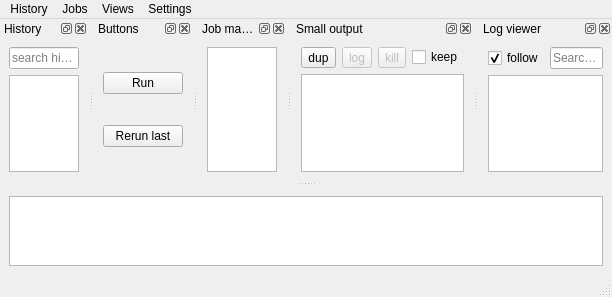
<?xml version="1.0" encoding="UTF-8"?>
<ui version="4.0">
 <class>noacli</class>
 <widget class="QMainWindow" name="noacli">
  <property name="geometry">
   <rect>
    <x>0</x>
    <y>0</y>
    <width>612</width>
    <height>297</height>
   </rect>
  </property>
  <property name="sizePolicy">
   <sizepolicy hsizetype="Expanding" vsizetype="Expanding">
    <horstretch>0</horstretch>
    <verstretch>0</verstretch>
   </sizepolicy>
  </property>
  <property name="windowTitle">
   <string>noacli</string>
  </property>
  <property name="dockNestingEnabled">
   <bool>true</bool>
  </property>
  <property name="dockOptions">
   <set>QMainWindow::AllowNestedDocks|QMainWindow::AllowTabbedDocks|QMainWindow::AnimatedDocks|QMainWindow::GroupedDragging</set>
  </property>
  <property name="unifiedTitleAndToolBarOnMac">
   <bool>true</bool>
  </property>
  <widget class="QWidget" name="centralwidget">
   <property name="sizePolicy">
    <sizepolicy hsizetype="Expanding" vsizetype="Expanding">
     <horstretch>0</horstretch>
     <verstretch>0</verstretch>
    </sizepolicy>
   </property>
   <layout class="QVBoxLayout" name="verticalLayout_3">
    <item>
     <widget class="commandEditor" name="commandEdit">
      <property name="sizePolicy">
       <sizepolicy hsizetype="Expanding" vsizetype="Expanding">
        <horstretch>0</horstretch>
        <verstretch>0</verstretch>
       </sizepolicy>
      </property>
     </widget>
    </item>
   </layout>
  </widget>
  <widget class="QMenuBar" name="menubar">
   <property name="geometry">
    <rect>
     <x>0</x>
     <y>0</y>
     <width>612</width>
     <height>16</height>
    </rect>
   </property>
   <widget class="QMenu" name="historyMenu">
    <property name="title">
     <string>History</string>
    </property>
    <addaction name="actionlastCommand"/>
    <addaction name="actionsave_history"/>
    <addaction name="separator"/>
   </widget>
   <widget class="QMenu" name="menuViews">
    <property name="title">
     <string>Views</string>
    </property>
    <addaction name="actionShowDocks"/>
    <addaction name="actionHideDocks"/>
    <addaction name="actionTabifyDocks"/>
    <addaction name="separator"/>
   </widget>
   <widget class="QMenu" name="menuJobs">
    <property name="title">
     <string>Jobs</string>
    </property>
   </widget>
   <widget class="QMenu" name="menuSettings">
    <property name="title">
     <string>Settings</string>
    </property>
    <addaction name="actionFavorites_editor"/>
    <addaction name="actionGsettings"/>
    <addaction name="actionEnvironment_Variables"/>
    <addaction name="actionHelp"/>
    <addaction name="separator"/>
    <addaction name="actionEditor_font"/>
    <addaction name="actionSync_settings"/>
    <addaction name="separator"/>
    <addaction name="actionGeoSave"/>
    <addaction name="actionGeoRestore"/>
    <addaction name="actionDeleteProfile"/>
   </widget>
   <addaction name="historyMenu"/>
   <addaction name="menuJobs"/>
   <addaction name="menuViews"/>
   <addaction name="menuSettings"/>
  </widget>
  <widget class="QStatusBar" name="statusbar"/>
  <widget class="myDock" name="history">
   <property name="enabled">
    <bool>true</bool>
   </property>
   <property name="sizePolicy">
    <sizepolicy hsizetype="Expanding" vsizetype="Expanding">
     <horstretch>1</horstretch>
     <verstretch>2</verstretch>
    </sizepolicy>
   </property>
   <property name="maximumSize">
    <size>
     <width>524287</width>
     <height>524287</height>
    </size>
   </property>
   <property name="floating">
    <bool>false</bool>
   </property>
   <property name="windowTitle">
    <string>History</string>
   </property>
   <attribute name="dockWidgetArea">
    <number>4</number>
   </attribute>
   <widget class="QWidget" name="dockWidgetContents">
    <property name="sizePolicy">
     <sizepolicy hsizetype="Expanding" vsizetype="Preferred">
      <horstretch>0</horstretch>
      <verstretch>0</verstretch>
     </sizepolicy>
    </property>
    <layout class="QVBoxLayout" name="verticalLayout_2">
     <item>
      <widget class="QLineEdit" name="historySearch">
       <property name="toolTip">
        <string>Filter history</string>
       </property>
       <property name="frame">
        <bool>true</bool>
       </property>
       <property name="placeholderText">
        <string>search history</string>
       </property>
       <property name="clearButtonEnabled">
        <bool>true</bool>
       </property>
      </widget>
     </item>
     <item>
      <widget class="historyView" name="historyView">
       <property name="sizePolicy">
        <sizepolicy hsizetype="Expanding" vsizetype="Expanding">
         <horstretch>0</horstretch>
         <verstretch>2</verstretch>
        </sizepolicy>
       </property>
       <property name="focusPolicy">
        <enum>Qt::StrongFocus</enum>
       </property>
       <property name="horizontalScrollBarPolicy">
        <enum>Qt::ScrollBarAsNeeded</enum>
       </property>
       <property name="sizeAdjustPolicy">
        <enum>QAbstractScrollArea::AdjustToContents</enum>
       </property>
       <property name="textElideMode">
        <enum>Qt::ElideMiddle</enum>
       </property>
       <property name="horizontalScrollMode">
        <enum>QAbstractItemView::ScrollPerPixel</enum>
       </property>
       <property name="sortingEnabled">
        <bool>true</bool>
       </property>
       <property name="cornerButtonEnabled">
        <bool>true</bool>
       </property>
       <attribute name="horizontalHeaderStretchLastSection">
        <bool>true</bool>
       </attribute>
      </widget>
     </item>
    </layout>
   </widget>
  </widget>
  <widget class="myDock" name="buttons">
   <property name="sizePolicy">
    <sizepolicy hsizetype="Expanding" vsizetype="Expanding">
     <horstretch>0</horstretch>
     <verstretch>0</verstretch>
    </sizepolicy>
   </property>
   <property name="minimumSize">
    <size>
     <width>98</width>
     <height>81</height>
    </size>
   </property>
   <property name="floating">
    <bool>false</bool>
   </property>
   <property name="features">
    <set>QDockWidget::AllDockWidgetFeatures</set>
   </property>
   <property name="windowTitle">
    <string>Buttons</string>
   </property>
   <attribute name="dockWidgetArea">
    <number>4</number>
   </attribute>
   <widget class="QWidget" name="buttonBox">
    <property name="sizePolicy">
     <sizepolicy hsizetype="Expanding" vsizetype="Expanding">
      <horstretch>0</horstretch>
      <verstretch>0</verstretch>
     </sizepolicy>
    </property>
    <layout class="QVBoxLayout" name="verticalLayout_5">
     <item>
      <widget class="QPushButton" name="runCurrent">
       <property name="sizePolicy">
        <sizepolicy hsizetype="Fixed" vsizetype="Fixed">
         <horstretch>0</horstretch>
         <verstretch>0</verstretch>
        </sizepolicy>
       </property>
       <property name="toolTip">
        <string>Run command currently being edited</string>
       </property>
       <property name="text">
        <string>Run</string>
       </property>
       <property name="autoDefault">
        <bool>false</bool>
       </property>
       <property name="default">
        <bool>false</bool>
       </property>
       <property name="flat">
        <bool>false</bool>
       </property>
      </widget>
     </item>
     <item>
      <widget class="QPushButton" name="rerunLast">
       <property name="sizePolicy">
        <sizepolicy hsizetype="Fixed" vsizetype="Fixed">
         <horstretch>0</horstretch>
         <verstretch>0</verstretch>
        </sizepolicy>
       </property>
       <property name="text">
        <string>Rerun last</string>
       </property>
      </widget>
     </item>
    </layout>
   </widget>
  </widget>
  <widget class="myDock" name="jobManager">
   <property name="sizePolicy">
    <sizepolicy hsizetype="Expanding" vsizetype="Expanding">
     <horstretch>0</horstretch>
     <verstretch>2</verstretch>
    </sizepolicy>
   </property>
   <property name="minimumSize">
    <size>
     <width>88</width>
     <height>107</height>
    </size>
   </property>
   <property name="windowTitle">
    <string>Job manager</string>
   </property>
   <attribute name="dockWidgetArea">
    <number>4</number>
   </attribute>
   <widget class="QWidget" name="dockWidgetContents_5">
    <layout class="QVBoxLayout" name="verticalLayout">
     <item>
      <widget class="QTableView" name="jobTableView">
       <property name="enabled">
        <bool>true</bool>
       </property>
       <property name="sizePolicy">
        <sizepolicy hsizetype="Expanding" vsizetype="Expanding">
         <horstretch>2</horstretch>
         <verstretch>2</verstretch>
        </sizepolicy>
       </property>
       <property name="focusPolicy">
        <enum>Qt::StrongFocus</enum>
       </property>
       <property name="sizeAdjustPolicy">
        <enum>QAbstractScrollArea::AdjustToContents</enum>
       </property>
       <property name="editTriggers">
        <set>QAbstractItemView::AnyKeyPressed|QAbstractItemView::DoubleClicked|QAbstractItemView::EditKeyPressed|QAbstractItemView::SelectedClicked</set>
       </property>
       <property name="textElideMode">
        <enum>Qt::ElideMiddle</enum>
       </property>
       <property name="sortingEnabled">
        <bool>false</bool>
       </property>
       <attribute name="horizontalHeaderShowSortIndicator" stdset="0">
        <bool>false</bool>
       </attribute>
       <attribute name="horizontalHeaderStretchLastSection">
        <bool>true</bool>
       </attribute>
      </widget>
     </item>
    </layout>
   </widget>
  </widget>
  <widget class="myDock" name="smallOutputDock">
   <property name="sizePolicy">
    <sizepolicy hsizetype="Expanding" vsizetype="Preferred">
     <horstretch>1</horstretch>
     <verstretch>1</verstretch>
    </sizepolicy>
   </property>
   <property name="windowTitle">
    <string>Small output</string>
   </property>
   <attribute name="dockWidgetArea">
    <number>4</number>
   </attribute>
   <widget class="QWidget" name="dockWidgetContents_3">
    <layout class="QVBoxLayout" name="verticalLayout_4">
     <item>
      <layout class="QHBoxLayout" name="horizontalLayout_2">
       <item>
        <widget class="QToolButton" name="dupOutput">
         <property name="sizePolicy">
          <sizepolicy hsizetype="Fixed" vsizetype="Fixed">
           <horstretch>0</horstretch>
           <verstretch>0</verstretch>
          </sizepolicy>
         </property>
         <property name="toolTip">
          <string>Copy output to a new window</string>
         </property>
         <property name="text">
          <string>dup</string>
         </property>
        </widget>
       </item>
       <item>
        <widget class="QToolButton" name="logOutputButton">
         <property name="enabled">
          <bool>false</bool>
         </property>
         <property name="text">
          <string>log</string>
         </property>
        </widget>
       </item>
       <item>
        <widget class="QToolButton" name="killButton">
         <property name="enabled">
          <bool>false</bool>
         </property>
         <property name="text">
          <string>kill</string>
         </property>
        </widget>
       </item>
       <item>
        <widget class="QCheckBox" name="keepOutput">
         <property name="toolTip">
          <string>Keep or (or clear) output between commands</string>
         </property>
         <property name="text">
          <string>keep</string>
         </property>
        </widget>
       </item>
      </layout>
     </item>
     <item>
      <widget class="smallOutput" name="smallOutputView">
       <property name="enabled">
        <bool>true</bool>
       </property>
       <property name="sizePolicy">
        <sizepolicy hsizetype="Expanding" vsizetype="Expanding">
         <horstretch>1</horstretch>
         <verstretch>1</verstretch>
        </sizepolicy>
       </property>
      </widget>
     </item>
    </layout>
   </widget>
  </widget>
  <widget class="myDock" name="logDock">
   <property name="sizePolicy">
    <sizepolicy hsizetype="Expanding" vsizetype="Preferred">
     <horstretch>1</horstretch>
     <verstretch>2</verstretch>
    </sizepolicy>
   </property>
   <property name="windowTitle">
    <string>Log viewer</string>
   </property>
   <attribute name="dockWidgetArea">
    <number>4</number>
   </attribute>
   <widget class="QWidget" name="dockWidgetContents_2">
    <layout class="QVBoxLayout" name="verticalLayout_6">
     <item>
      <layout class="QHBoxLayout" name="dockTools">
       <item>
        <widget class="QCheckBox" name="checkBox">
         <property name="text">
          <string>follow</string>
         </property>
         <property name="checked">
          <bool>true</bool>
         </property>
        </widget>
       </item>
       <item>
        <widget class="QLineEdit" name="logSearch">
         <property name="placeholderText">
          <string>Search log</string>
         </property>
         <property name="clearButtonEnabled">
          <bool>true</bool>
         </property>
        </widget>
       </item>
      </layout>
     </item>
     <item>
      <widget class="logOutput" name="logBrowser">
       <property name="sizePolicy">
        <sizepolicy hsizetype="Expanding" vsizetype="Expanding">
         <horstretch>0</horstretch>
         <verstretch>1</verstretch>
        </sizepolicy>
       </property>
      </widget>
     </item>
    </layout>
   </widget>
  </widget>
  <action name="actionHistory">
   <property name="checkable">
    <bool>true</bool>
   </property>
   <property name="text">
    <string>History</string>
   </property>
  </action>
  <action name="actionButton_box">
   <property name="checkable">
    <bool>true</bool>
   </property>
   <property name="text">
    <string>Button box</string>
   </property>
  </action>
  <action name="actionButton_editor">
   <property name="checkable">
    <bool>true</bool>
   </property>
   <property name="text">
    <string>Button editor</string>
   </property>
  </action>
  <action name="actionJob_manager">
   <property name="checkable">
    <bool>true</bool>
   </property>
   <property name="text">
    <string>Job manager</string>
   </property>
  </action>
  <action name="actionlastCommand">
   <property name="text">
    <string>last command</string>
   </property>
  </action>
  <action name="actionShowDocks">
   <property name="text">
    <string>Show all</string>
   </property>
  </action>
  <action name="actionHideDocks">
   <property name="text">
    <string>Hide all</string>
   </property>
  </action>
  <action name="actionsave_history">
   <property name="text">
    <string>Save history</string>
   </property>
  </action>
  <action name="actionGsettings">
   <property name="text">
    <string>General settings</string>
   </property>
  </action>
  <action name="actionFavorites_editor">
   <property name="text">
    <string>Favorites editor</string>
   </property>
  </action>
  <action name="actionGeoSave">
   <property name="text">
    <string>Save window Geometry</string>
   </property>
  </action>
  <action name="actionGeoRestore">
   <property name="text">
    <string>Restore window geometry</string>
   </property>
  </action>
  <action name="actionDeleteProfile">
   <property name="text">
    <string>Delete profile</string>
   </property>
  </action>
  <action name="actionSync_settings">
   <property name="text">
    <string>Sync settings</string>
   </property>
  </action>
  <action name="actionTabifyDocks">
   <property name="text">
    <string>Tabify all</string>
   </property>
  </action>
  <action name="actionEnvironment_Variables">
   <property name="text">
    <string>Environment Variables</string>
   </property>
  </action>
  <action name="actionEditor_font">
   <property name="text">
    <string>Editor font</string>
   </property>
  </action>
  <action name="actionHelp">
   <property name="text">
    <string>Help</string>
   </property>
  </action>
 </widget>
 <customwidgets>
  <customwidget>
   <class>commandEditor</class>
   <extends>QPlainTextEdit</extends>
   <header>noacli</header>
   <slots>
    <signal>command_to_run(QString,QModelIndex)</signal>
    <signal>newFavorite(QString)</signal>
    <signal>command_to_run(QString,QPersistentModelIndex)</signal>
    <slot>acceptHistory(QModelIndex)</slot>
   </slots>
  </customwidget>
  <customwidget>
   <class>historyView</class>
   <extends>QTableView</extends>
   <header>noacli</header>
   <slots>
    <signal>newFavorite(QString)</signal>
   </slots>
  </customwidget>
  <customwidget>
   <class>smallOutput</class>
   <extends>QTextBrowser</extends>
   <header>lib/smalloutput</header>
   <slots>
    <signal>sendToLog(PyQt_PyObject)</signal>
    <signal>buttonState(bool)</signal>
    <signal>gotNewLines(int)</signal>
    <slot>smallDup()</slot>
    <slot>smallKeepToggle(bool)</slot>
    <slot>smallKill()</slot>
    <slot>smallLog()</slot>
   </slots>
  </customwidget>
  <customwidget>
   <class>logOutput</class>
   <extends>QTextBrowser</extends>
   <header>lib/logoutput</header>
   <slots>
    <signal>gotNewLines(int)</signal>
    <slot>setFollowCheck(int)</slot>
    <slot>simpleFindNew(QString)</slot>
    <slot>simpleFind2()</slot>
    <slot>receiveJob(PyQt_PyObject)</slot>
    <slot>newLines(int)</slot>
   </slots>
  </customwidget>
  <customwidget>
   <class>myDock</class>
   <extends>QDockWidget</extends>
   <header>lib/mydock</header>
   <container>1</container>
   <slots>
    <slot>newLines(int)</slot>
   </slots>
  </customwidget>
 </customwidgets>
 <resources/>
 <connections>
  <connection>
   <sender>actionHideDocks</sender>
   <signal>triggered()</signal>
   <receiver>noacli</receiver>
   <slot>hideAllDocks()</slot>
   <hints>
    <hint type="sourcelabel">
     <x>-1</x>
     <y>-1</y>
    </hint>
    <hint type="destinationlabel">
     <x>429</x>
     <y>238</y>
    </hint>
   </hints>
  </connection>
  <connection>
   <sender>actionShowDocks</sender>
   <signal>triggered()</signal>
   <receiver>noacli</receiver>
   <slot>showAllDocks()</slot>
   <hints>
    <hint type="sourcelabel">
     <x>-1</x>
     <y>-1</y>
    </hint>
    <hint type="destinationlabel">
     <x>429</x>
     <y>238</y>
    </hint>
   </hints>
  </connection>
  <connection>
   <sender>historyView</sender>
   <signal>doubleClicked(QModelIndex)</signal>
   <receiver>commandEdit</receiver>
   <slot>acceptHistory(QModelIndex)</slot>
   <hints>
    <hint type="sourcelabel">
     <x>52</x>
     <y>93</y>
    </hint>
    <hint type="destinationlabel">
     <x>75</x>
     <y>235</y>
    </hint>
   </hints>
  </connection>
  <connection>
   <sender>runCurrent</sender>
   <signal>clicked()</signal>
   <receiver>commandEdit</receiver>
   <slot>runCommand()</slot>
   <hints>
    <hint type="sourcelabel">
     <x>182</x>
     <y>90</y>
    </hint>
    <hint type="destinationlabel">
     <x>198</x>
     <y>265</y>
    </hint>
   </hints>
  </connection>
  <connection>
   <sender>commandEdit</sender>
   <signal>command_to_run(QString,QPersistentModelIndex)</signal>
   <receiver>noacli</receiver>
   <slot>runCommand(QString,QPersistentModelIndex)</slot>
   <hints>
    <hint type="sourcelabel">
     <x>124</x>
     <y>200</y>
    </hint>
    <hint type="destinationlabel">
     <x>138</x>
     <y>243</y>
    </hint>
   </hints>
  </connection>
  <connection>
   <sender>rerunLast</sender>
   <signal>clicked()</signal>
   <receiver>noacli</receiver>
   <slot>runLastCommand()</slot>
   <hints>
    <hint type="sourcelabel">
     <x>158</x>
     <y>135</y>
    </hint>
    <hint type="destinationlabel">
     <x>160</x>
     <y>134</y>
    </hint>
   </hints>
  </connection>
  <connection>
   <sender>jobTableView</sender>
   <signal>doubleClicked(QModelIndex)</signal>
   <receiver>noacli</receiver>
   <slot>jobDoubleClicked(QModelIndex)</slot>
   <hints>
    <hint type="sourcelabel">
     <x>276</x>
     <y>119</y>
    </hint>
    <hint type="destinationlabel">
     <x>308</x>
     <y>117</y>
    </hint>
   </hints>
  </connection>
  <connection>
   <sender>actionsave_history</sender>
   <signal>triggered()</signal>
   <receiver>noacli</receiver>
   <slot>actionSaveHistory()</slot>
   <hints>
    <hint type="sourcelabel">
     <x>-1</x>
     <y>-1</y>
    </hint>
    <hint type="destinationlabel">
     <x>214</x>
     <y>133</y>
    </hint>
   </hints>
  </connection>
  <connection>
   <sender>actionlastCommand</sender>
   <signal>triggered()</signal>
   <receiver>noacli</receiver>
   <slot>runLastCommand()</slot>
   <hints>
    <hint type="sourcelabel">
     <x>-1</x>
     <y>-1</y>
    </hint>
    <hint type="destinationlabel">
     <x>214</x>
     <y>133</y>
    </hint>
   </hints>
  </connection>
  <connection>
   <sender>actionGsettings</sender>
   <signal>triggered()</signal>
   <receiver>noacli</receiver>
   <slot>actionGsettings()</slot>
   <hints>
    <hint type="sourcelabel">
     <x>-1</x>
     <y>-1</y>
    </hint>
    <hint type="destinationlabel">
     <x>214</x>
     <y>133</y>
    </hint>
   </hints>
  </connection>
  <connection>
   <sender>historyView</sender>
   <signal>newFavorite(QString)</signal>
   <receiver>noacli</receiver>
   <slot>addFavorite(QString)</slot>
   <hints>
    <hint type="sourcelabel">
     <x>37</x>
     <y>132</y>
    </hint>
    <hint type="destinationlabel">
     <x>56</x>
     <y>182</y>
    </hint>
   </hints>
  </connection>
  <connection>
   <sender>actionGeoSave</sender>
   <signal>triggered()</signal>
   <receiver>noacli</receiver>
   <slot>actionSaveGeometry()</slot>
   <hints>
    <hint type="sourcelabel">
     <x>-1</x>
     <y>-1</y>
    </hint>
    <hint type="destinationlabel">
     <x>214</x>
     <y>133</y>
    </hint>
   </hints>
  </connection>
  <connection>
   <sender>actionGeoRestore</sender>
   <signal>triggered()</signal>
   <receiver>noacli</receiver>
   <slot>actionRestoreGeometry()</slot>
   <hints>
    <hint type="sourcelabel">
     <x>-1</x>
     <y>-1</y>
    </hint>
    <hint type="destinationlabel">
     <x>214</x>
     <y>133</y>
    </hint>
   </hints>
  </connection>
  <connection>
   <sender>dupOutput</sender>
   <signal>clicked()</signal>
   <receiver>smallOutputView</receiver>
   <slot>smallDup()</slot>
   <hints>
    <hint type="sourcelabel">
     <x>328</x>
     <y>55</y>
    </hint>
    <hint type="destinationlabel">
     <x>405</x>
     <y>80</y>
    </hint>
   </hints>
  </connection>
  <connection>
   <sender>keepOutput</sender>
   <signal>toggled(bool)</signal>
   <receiver>smallOutputView</receiver>
   <slot>smallKeepToggle(bool)</slot>
   <hints>
    <hint type="sourcelabel">
     <x>416</x>
     <y>52</y>
    </hint>
    <hint type="destinationlabel">
     <x>395</x>
     <y>75</y>
    </hint>
   </hints>
  </connection>
  <connection>
   <sender>actionSync_settings</sender>
   <signal>triggered()</signal>
   <receiver>noacli</receiver>
   <slot>syncSettings()</slot>
   <hints>
    <hint type="sourcelabel">
     <x>-1</x>
     <y>-1</y>
    </hint>
    <hint type="destinationlabel">
     <x>264</x>
     <y>148</y>
    </hint>
   </hints>
  </connection>
  <connection>
   <sender>commandEdit</sender>
   <signal>newFavorite(QString)</signal>
   <receiver>noacli</receiver>
   <slot>addFavorite(QString)</slot>
   <hints>
    <hint type="sourcelabel">
     <x>315</x>
     <y>226</y>
    </hint>
    <hint type="destinationlabel">
     <x>316</x>
     <y>270</y>
    </hint>
   </hints>
  </connection>
  <connection>
   <sender>actionEnvironment_Variables</sender>
   <signal>triggered()</signal>
   <receiver>noacli</receiver>
   <slot>actionEsettings()</slot>
   <hints>
    <hint type="sourcelabel">
     <x>-1</x>
     <y>-1</y>
    </hint>
    <hint type="destinationlabel">
     <x>264</x>
     <y>148</y>
    </hint>
   </hints>
  </connection>
  <connection>
   <sender>checkBox</sender>
   <signal>stateChanged(int)</signal>
   <receiver>logBrowser</receiver>
   <slot>setFollowCheck(int)</slot>
   <hints>
    <hint type="sourcelabel">
     <x>494</x>
     <y>56</y>
    </hint>
    <hint type="destinationlabel">
     <x>496</x>
     <y>80</y>
    </hint>
   </hints>
  </connection>
  <connection>
   <sender>logSearch</sender>
   <signal>textChanged(QString)</signal>
   <receiver>logBrowser</receiver>
   <slot>simpleFindNew(QString)</slot>
   <hints>
    <hint type="sourcelabel">
     <x>541</x>
     <y>58</y>
    </hint>
    <hint type="destinationlabel">
     <x>539</x>
     <y>80</y>
    </hint>
   </hints>
  </connection>
  <connection>
   <sender>logSearch</sender>
   <signal>returnPressed()</signal>
   <receiver>logBrowser</receiver>
   <slot>simpleFind2()</slot>
   <hints>
    <hint type="sourcelabel">
     <x>577</x>
     <y>60</y>
    </hint>
    <hint type="destinationlabel">
     <x>578</x>
     <y>80</y>
    </hint>
   </hints>
  </connection>
  <connection>
   <sender>logOutputButton</sender>
   <signal>clicked(bool)</signal>
   <receiver>smallOutputView</receiver>
   <slot>smallLog()</slot>
   <hints>
    <hint type="sourcelabel">
     <x>346</x>
     <y>59</y>
    </hint>
    <hint type="destinationlabel">
     <x>343</x>
     <y>81</y>
    </hint>
   </hints>
  </connection>
  <connection>
   <sender>smallOutputView</sender>
   <signal>sendToLog(PyQt_PyObject)</signal>
   <receiver>logBrowser</receiver>
   <slot>receiveJob(PyQt_PyObject)</slot>
   <hints>
    <hint type="sourcelabel">
     <x>425</x>
     <y>135</y>
    </hint>
    <hint type="destinationlabel">
     <x>470</x>
     <y>137</y>
    </hint>
   </hints>
  </connection>
  <connection>
   <sender>logBrowser</sender>
   <signal>gotNewLines(int)</signal>
   <receiver>logDock</receiver>
   <slot>newLines(int)</slot>
   <hints>
    <hint type="sourcelabel">
     <x>474</x>
     <y>102</y>
    </hint>
    <hint type="destinationlabel">
     <x>459</x>
     <y>87</y>
    </hint>
   </hints>
  </connection>
  <connection>
   <sender>smallOutputView</sender>
   <signal>gotNewLines(int)</signal>
   <receiver>smallOutputDock</receiver>
   <slot>newLines(int)</slot>
   <hints>
    <hint type="sourcelabel">
     <x>307</x>
     <y>94</y>
    </hint>
    <hint type="destinationlabel">
     <x>295</x>
     <y>117</y>
    </hint>
   </hints>
  </connection>
  <connection>
   <sender>actionEditor_font</sender>
   <signal>triggered()</signal>
   <receiver>noacli</receiver>
   <slot>pickDefaultFont()</slot>
   <hints>
    <hint type="sourcelabel">
     <x>-1</x>
     <y>-1</y>
    </hint>
    <hint type="destinationlabel">
     <x>305</x>
     <y>148</y>
    </hint>
   </hints>
  </connection>
  <connection>
   <sender>actionHelp</sender>
   <signal>triggered()</signal>
   <receiver>noacli</receiver>
   <slot>showReadme()</slot>
   <hints>
    <hint type="sourcelabel">
     <x>-1</x>
     <y>-1</y>
    </hint>
    <hint type="destinationlabel">
     <x>305</x>
     <y>148</y>
    </hint>
   </hints>
  </connection>
  <connection>
   <sender>actionDeleteProfile</sender>
   <signal>triggered()</signal>
   <receiver>noacli</receiver>
   <slot>myDeleteProfile()</slot>
   <hints>
    <hint type="sourcelabel">
     <x>-1</x>
     <y>-1</y>
    </hint>
    <hint type="destinationlabel">
     <x>214</x>
     <y>133</y>
    </hint>
   </hints>
  </connection>
 </connections>
 <slots>
  <slot>showAllDocks()</slot>
  <slot>hideAllDocks()</slot>
  <slot>runCommand(QString,QPersistentModelIndex)</slot>
  <slot>runLastCommand()</slot>
  <slot>jobDoubleClicked(QModelIndex)</slot>
  <slot>actionSaveHistory()</slot>
  <slot>actionGsettings()</slot>
  <slot>addFavorite(QString)</slot>
  <slot>actionSaveGeometry()</slot>
  <slot>actionRestoreGeometry()</slot>
  <slot>myDeleteProfile()</slot>
  <slot>smallDup()</slot>
  <slot>smallKeepToggle(bool)</slot>
  <slot>syncSettings()</slot>
  <slot>actionEsettings()</slot>
  <slot>pickDefaultFont()</slot>
  <slot>pickBrowserFont()</slot>
  <slot>showReadme()</slot>
 </slots>
</ui>
